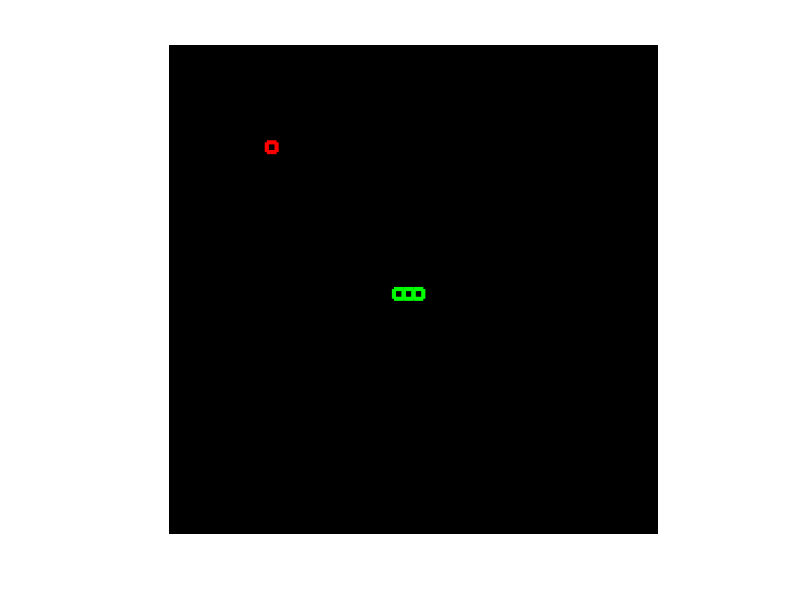

This figure's MATLAB source: (Note: this script raises an error after producing the figure.)
% Initialize variables
img = zeros(500, 500, 3, 'uint8');
snake_position = [250, 250; 240, 250; 230, 250];
apple_position = [randi([1, 50])*10, randi([1, 50])*10];
score = 0;
prev_button_direction = 1;
button_direction = 1;
snake_head = [250, 250];

while true
    imshow(img);
    drawnow;
    
    img = zeros(500, 500, 3, 'uint8');
    
    % Display Apple
    rectangle('Position', [apple_position(1), apple_position(2), 10, 10], 'EdgeColor', 'r', 'LineWidth', 3);
    
    % Display Snake
    for i = 1:size(snake_position, 1)
        rectangle('Position', [snake_position(i, 1), snake_position(i, 2), 10, 10], 'EdgeColor', 'g', 'LineWidth', 3);
    end
    
    % Takes step after fixed time
    t_end = toc + 0.05;
    k = -1;
    
    while toc < t_end
        if k == -1
            k = get(gcf, 'CurrentKey');
        end
    end
    
    % Handle key inputs for direction
    if strcmp(k, 'a') && prev_button_direction ~= 1
        button_direction = 0;
    elseif strcmp(k, 'd') && prev_button_direction ~= 0
        button_direction = 1;
    elseif strcmp(k, 'w') && prev_button_direction ~= 2
        button_direction = 3;
    elseif strcmp(k, 's') && prev_button_direction ~= 3
        button_direction = 2;
    elseif strcmp(k, 'q')
        break;
    end
    
    prev_button_direction = button_direction;
    
    % Change the head position based on the button direction
    if button_direction == 1
        snake_head(1) = snake_head(1) + 10;
    elseif button_direction == 0
        snake_head(1) = snake_head(1) - 10;
    elseif button_direction == 2
        snake_head(2) = snake_head(2) + 10;
    elseif button_direction == 3
        snake_head(2) = snake_head(2) - 10;
    end
    
    % Increase Snake length on eating apple
    if isequal(snake_head, apple_position)
        [apple_position, score] = collision_with_apple(apple_position, score);
        snake_position = [snake_head; snake_position];
    else
        snake_position = [snake_head; snake_position(1:end-1, :)];
    end
    
    % On collision, kill the snake and print the score
    if collision_with_boundaries(snake_head) == 1 || collision_with_self(snake_position) == 1
        font = 1;
        img = zeros(500, 500, 3, 'uint8');
        text(140, 250, sprintf('Your Score is %d', score), 'FontSize', 15, 'Color', 'w');
        fi = imshow(img);
        fi.drawnow();
        break;
    end
end

% Function Definitions
function [apple_position, score] = collision_with_apple(apple_position, score)
    apple_position = [randi([1, 50])*10, randi([1, 50])*10];
    score = score + 1;
end

function result = collision_with_boundaries(snake_head)
    if snake_head(1) >= 500 || snake_head(1) < 0 || snake_head(2) >= 500 || snake_head(2) < 0
        result = 1;
    else
        result = 0;
    end
end

function result = collision_with_self(snake_position)
    snake_head = snake_position(1, :);
    if any(ismember(snake_position(2:end, :), snake_head, 'rows'))
        result = 1;
    else
        result = 0;
    end
end
